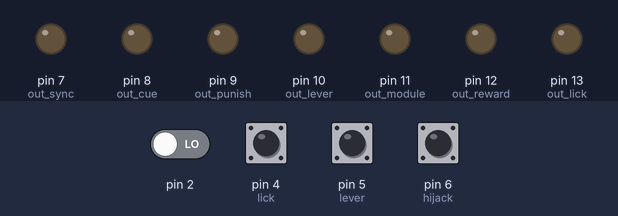
The sketch below on a simulated Arduino Uno, built with avr-gcc and run on an emulated ATmega328P. Parts: output pins drawn as LEDs (lit = HIGH). The test bench sets the inputs (shaded band); at power-on: pin 4 (lick), pin 5 (lever), pin 6 (hijack) HIGH, pin 2 LOW.

Above: at 1.2 s.
1.3 s: pin 6 (hijack) pulled LOW for 0.15 s
4.4 s: pin 4 (lick) pulled LOW for 0.15 s
At 6.1 s:
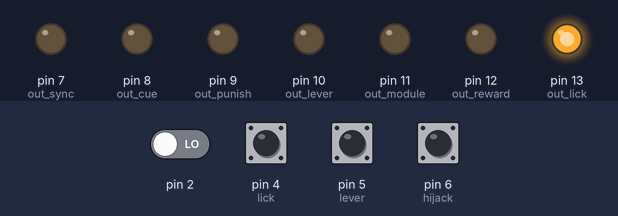
Timing chart, 0 to 7.6 s (numbered marks = the images above; inputs shaded):
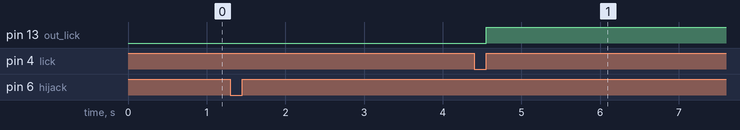

Measured:
- after the input at 4.4 s, pin 13 (out_lick): LOW → HIGH after 0.15 s

The sketch:

RotaryEncoder_TrialType.ino
```cpp
/* 2023 May 05
 *  Libraries used in this program
 *  1. github.com/GreyGnome/EnableInterrupt
 *  2. github.com/NicksonYap/digitalWriteFast
 *  3. github.com/JChristensen/Timer
 *  4. github.com/adafruit/Adafruit_MCP4725
 *  5. arduino.cc/en/reference/wire
 *
 *  v = dL / t = 2 * r * PI / (N * t)
 *  r: radius \ N: resolution of encoder \ t: sampling period
 *
 *  ω = (2 * π * n) / (N *t)
 *  ω: rad/s \ n: number of pulses \ t: sampling period \ N: resolution of encoder
 *
 */
// Libraries
#include <EnableInterrupt.h>          //insufficient number of standard Interrupt pins on the Arduino Uno
#include <digitalWriteFast.h>
#include <Wire.h>
#include "Timer.h"
#include <Adafruit_MCP4725.h>
#include <Adafruit_BusIO_Register.h>
Adafruit_MCP4725 dac;

// Input Pins
#define encoderA    2
#define encoderB    3
#define lick        4
#define lever       5
#define hijack      6

// Output Pins
#define out_sync    7                          // gray
#define out_cue     8                          // brown
#define out_punish  9                          // red
#define out_lever   10                         // orange
//#define out_dir     11
#define out_module  11                         // yellow
#define out_reward  12                         // green
#define out_lick    13                         // blue
// output of speed by DAC is using SDA pin     // purple

// state for Reward and punishment
//#define punishment  0
//#define reward      1

//fixed figures for encoder, these figures are unique to the encoder
byte encoderlimit = 10;                                   // Maximum permissible speed : 6000 r/min = 1 r/ 10 ms
const int N = 1000;                                       // resolution of encoder
const int r = 100;                                        // avg radius = 100 mm => circum = 2*PI*r;
//double dL =  2*PI*r / N;                                  // dL = cirum / N (mm)

//variables for motion
long Now;
long Prev;
long Diff;
long counter;
unsigned long runT =0;
//int  Dir;                                                  // 0 = CW, 1 = CCW


//variables for MCP4725 12bit DAC
int   scale = 200;                                          // a magic scale make analogue signal beautiful
float outputV = 0;

//variables for trials, reward and punishment
unsigned long rule = N*3;                                   // reward rules
unsigned int reward_state = false;
unsigned int cue_state = false;
unsigned long count_reward;                               // decision to give reward
unsigned long Cue_time;
unsigned long Trial_time= 13000;                          // set each trial time
long slowTime = -4200;                                    //
const unsigned long PERIOD = 500;                         // reward duration, depending on the water valve usage
// 25ml full syringe gives 0.2ml in 10 secs  ;  2ml only in 25ml syringe give 0.1ml in 10 secs

// variables for synchronisation
const float PW = 2.0;                                         // PulseWidth to blink   (milliseconds)
const float interval = 20.5;                              // interval between pulse (milliseconds)
unsigned long syncT = 0;                                  // will store last time LED was updated
unsigned long last_sync=0;
unsigned long expTime = 300000;                           // synchronise 5 min (300 sec)
bool sync_status = false;

// variables for changing modules
const int analogInPin = A0;  // Analog input pin that the potentiometer is attached to
const int analogOutPin = out_module; // Analog output pin that the LED is attached to
int sensorValue = 0;        // value read from the pot
int outputValue = 0;        // value output to the PWM (analog out)


Timer t;                                                  // initiate the timer object

void setup() {
  Serial.begin(9600);                                     // change higher number if need higher sampling rate
  dac.begin(0x62);                                        // call DAC function

  pinModeFast(encoderA, INPUT);                           // faster than pinMode(encoderA, INPUT_PULLUP);
  pinModeFast(encoderB, INPUT);                           // faster than pinMode(encoderB, INPUT_PULLUP);
  pinMode(lick, INPUT_PULLUP);
  pinMode(lever, INPUT_PULLUP);
  pinMode(hijack, INPUT_PULLUP);

  pinMode(out_sync, OUTPUT);
  pinMode(out_cue, OUTPUT);
  pinMode(out_punish, OUTPUT);
  pinMode(out_lever, OUTPUT);
//  pinMode(out_dir,OUTPUT);
  pinMode(out_module,OUTPUT);
  pinMode(out_reward, OUTPUT);
  pinMode(out_lick, OUTPUT);

  digitalWrite(out_sync,LOW);
  digitalWrite(out_cue,LOW);
  digitalWrite(out_punish,LOW);
  digitalWrite(out_lever,LOW);
  digitalWrite(out_module,LOW);
  digitalWrite(out_reward,LOW);
  digitalWrite(out_lick,LOW);

  enableInterrupt(encoderA, motions, RISING);
  enableInterrupt(lever, lever_click, RISING);
  enableInterrupt(lick, lick_chk, CHANGE);
  enableInterrupt(hijack, hijack_click, RISING);

  Prev = 0;
}

void motions(){
  if( (bool)digitalReadFast(encoderB) == HIGH){           //digitalReadFast() is faster than digitalRead()
    counter ++;
    count_reward ++;
  }else if ( (bool) digitalReadFast(encoderB) == LOW ){     // HONTKO encoders could not work without this line
    counter --;
  }
//  if (Diff > 0){
//    Dir = 1;
////    digitalWrite(out_dir,HIGH);
//  }else{
//    Dir = 0;                                               // if move forward
////    digitalWrite(out_dir,LOW);
//  }
}

void lick_chk(){
  if ( digitalRead(lick) == HIGH){
    digitalWrite(out_lick,HIGH);
  }else{
    digitalWrite(out_lick,LOW);
  }
}

void give_cue(){
  cue_state = true;
  Cue_time = millis();
  t.pulseImmediate(out_cue,1000,HIGH);               // use Timer to turn on reward for specific period
}

void give_punish(){
  t.pulseImmediate(out_punish,1000,HIGH);           // use Timer to turn on reward for specific period
}

void give_reward(){
  t.pulseImmediate(out_reward,PERIOD,HIGH);       // use Timer to turn on reward for specific period
  reward_state = false;
}

void lever_click(){
  if ( digitalRead(lever) == HIGH){
    t.pulseImmediate(out_lever,PERIOD/10,HIGH);
    if (reward_state == true){
      give_reward();
      digitalWrite(out_lever,LOW);
    }
  }
}

void hijack_click(){
  // ***** manually give reward ***** //
  if (digitalRead(hijack) == HIGH){
    t.pulseImmediate(out_lever,PERIOD/10,HIGH);
    give_reward();
  }

  // ***** synchronise camera ***** //
  if (sync_status == false && syncT == 0){
    sync_status = true;
    last_sync = millis();
  }
}

void loop() {

// Synchronise the camera in 50 Hz with 2ms pulse width shutter
  if ( sync_status == true) {
    if ( (millis() - syncT) >= interval) {
      syncT = millis();
      t.pulseImmediate(out_sync,PW,HIGH);
    }

    if ( (millis()-last_sync) >= expTime) {
      sync_status = false;
      digitalWrite(out_sync,LOW);
      syncT =0;
    }
  }

/* Calculate motion
 *  IMPORTANT: the calculation of movement cannot be triggered by interrupt funct, bcz the device will stop recording  */
  if ( (millis() - runT) > encoderlimit*0.4) {
    Now = counter;
    Diff = Now - Prev;
  //  outputV = abs(Diff)*dL*scale;
    outputV = abs(Diff)*scale;
    dac.setVoltage(outputV, false);
    Prev = counter;
    runT = millis();
  }

/* Give Cue, reward or punish:
 * 1. if the animal slow down for more than 1 sec, give reward
 * 2. if the animal doesn't slow down, give punishment
 */
if ( cue_state == false) {
  if (count_reward > rule && Diff >= 2.6){                  // when the animal achieve reward rule
    give_cue();
    count_reward =0;
  }
}

if ( cue_state == true) {
  if (abs(Diff) >= 3){                                 // renew time point if the animal is still moving
    slowTime = millis();
    reward_state = false;
  }
    if ( ( (millis() - Cue_time) >= 1000) && ( (millis() - Cue_time) <= 4000) ) {
      if ( (millis() - slowTime) < 500 ) {
        reward_state = false;
        give_punish();                                       // if the animal is still moving, give punishment
      }

      if ( (millis() - slowTime) >= 500){
        digitalWrite(out_punish,LOW);
        reward_state = true;
      }
    }
    if ( (millis() - Cue_time) > 12000){
      cue_state = false;
    }
}

//          hijack_click();                                  // as a indicator for test

//  Serial.println(' ');
//  Serial.print('\t');
//  Serial.println(slowTime);
//  Serial.println(Cue_time);
//  Serial.println(counter);
//  Serial.println(Diff);
//  Serial.print('\t');
//  Serial.println(outputV);
//  Serial.print('\t');
//  Serial.println(reward_state);
//  Serial.print('\t');
//  Serial.println(slowTime);
//  Serial.print('\t');
//  Serial.println(count_reward);


//// read the analog in value:
//  sensorValue = analogRead(analogInPin);
//  // map it to the range of the analog out:
//  outputValue = map(sensorValue, 0, 1023, 0, 4);
//  // change the analog out value:
//  analogWrite(analogOutPin, outputValue);
//  // print the results to the Serial Monitor:
//  Serial.println(' ');
////  Serial.print('\t');
//  Serial.print("sensor = ");
////  Serial.print('\t');
////  Serial.println(sensorValue);
//  Serial.print("\t output = ");
//  Serial.println(outputValue);


  t.update();
}
```
